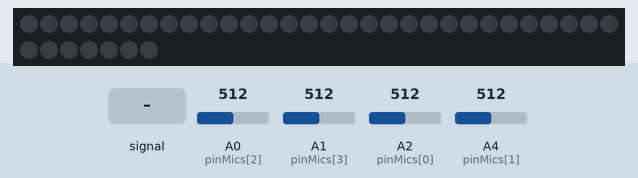
This sketch was run on a simulated Arduino Uno, built with avr-gcc and run on an emulated ATmega328P. Shown: 37 RGB LEDs in strip order, left to right, continuing on the next row. The test bench sets the inputs (shaded band); at power-on: A0 (pinMics[2]) = 512, A1 (pinMics[3]) = 512, A2 (pinMics[0]) = 512, A4 (pinMics[1]) = 512.

Above: at 1.2 s.
1.3 s: A0 (pinMics[2]) fed a 200 Hz sine of ±81 counts around its level
At 1.82 s:
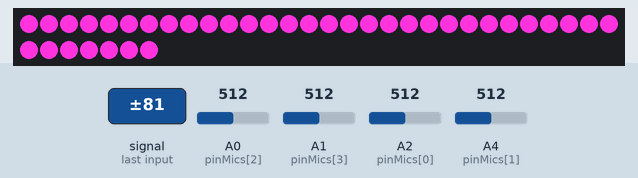
3.9 s: A1 (pinMics[3]) fed a 200 Hz sine of ±81 counts around its level
At 4.44 s:
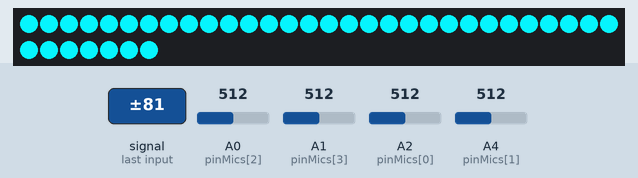
6.5 s: A2 (pinMics[0]) fed a 200 Hz sine of ±81 counts around its level
At 6.86 s:
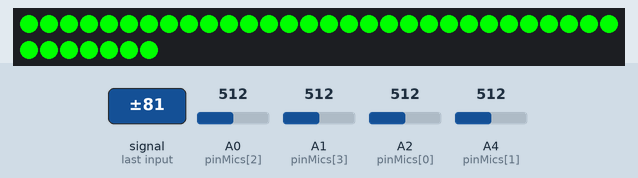
At 7.33 s:
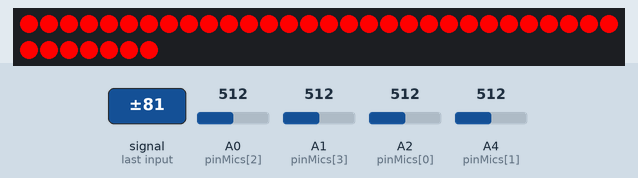
8.9 s: A0 (pinMics[2]) set to 716
10.4 s: A1 (pinMics[3]) set to 716
11.9 s: A4 (pinMics[1]) fed a 2 Hz sine of ±306 counts around its level
Timing chart, 0 to 14.9 s (numbered marks = the images above; inputs shaded):
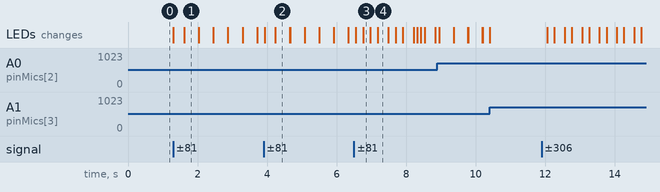

The sketch:

CAJON_MIDI_4_piezos.ino
```cpp
/*
  caja = MIC1 = A2 == red;
  bombo = MIC2 = A4 == green;
  izquierda = MIC3 = A0 == pink;
  derecha = MIC4 = A1 == blue;
*/

#include <Adafruit_NeoPixel.h>

#define PIN 2 // pin de la tira de leds

#define NUMPIXELS 37 // cantidad de leds que tiene la tira

int estado = 0;

Adafruit_NeoPixel pixels(NUMPIXELS, PIN, NEO_GRB + NEO_KHZ800);

const int cantidadMics = 4; // cantidad de piezoeléctricos
const int pinMics[] = {A2, A4, A0, A1}; // pines de los piezos
int datosMics[cantidadMics];
int i;

// deficinición de colores en RGB
uint32_t red = pixels.Color(255, 0, 0);
uint32_t green = pixels.Color(0, 255, 0);
uint32_t pink = pixels.Color(255, 51, 221);
uint32_t blue = pixels.Color (6, 241, 249);

int note;
int velocity = 100;
int noteON = 144;
int noteOFF = 128;

const int delayOn = 100;

int sensibilidadMic1 = 10;
int sensibilidadMic2 = 10;
int sensibilidadMic3 = 10;
int sensibilidadMic4 = 10;

// valor threshold de cada piezo
int pico1 = 300; //caja green
int pico2 = 55; //bombo red
int pico3 = 70; //mano izquierda pink
int pico4 = 170; //mano derecha blue

bool send1 = true;

unsigned long previousMillis;
unsigned long currentMillis;
const unsigned long intervalo = 1000;

int counter = 0;

void setup() {
  //Serial.begin(115200);

  for (int i = 0; i < cantidadMics; i++) {
    pinMode(pinMics[i], INPUT);
  }

  previousMillis = millis();

  pixels.begin();
  pixels.clear();
  pixels.show();
}

void loop() {

//imprimirDatos();

  leerPiezos();

}

void leerPiezos() {

  for (int i = 0; i < cantidadMics; i++) {
    pinMode(pinMics[i], INPUT);
    datosMics[i] = analogRead(pinMics[i]);
  }

  if (datosMics[0] > sensibilidadMic1 ||
      datosMics[1] > sensibilidadMic2 ||
      datosMics[2] > sensibilidadMic3 ||
      datosMics[3] > sensibilidadMic4 ) {

    disparo();
  }
}

void disparo() {

  for (int i = 0; i < cantidadMics; i++) {
    pinMode(pinMics[i], INPUT);
  }

   //imprimirDatos();

  if (datosMics[0] > datosMics[1] &&
      datosMics[0] > datosMics[2] &&
      datosMics[0] > datosMics[3]) {

    if (datosMics[0] > pico1) {
      mic1();
      frenarSensado();
    }
    estado = 1;
  }

  if (datosMics[1] > datosMics[0] &&
      datosMics[1] > datosMics[2] &&
      datosMics[1] > datosMics[3]) {

    if (datosMics[1] > pico2) {
      mic2();
      frenarSensado();
    }
    estado = 1;
  }

  if (datosMics[2] > datosMics[0] &&
      datosMics[2] > datosMics[1] &&
      datosMics[2] > datosMics[3]) {

    if (datosMics[2] > pico3) {
      mic3();
      frenarSensado();
    }
    estado = 1;
  }

  if (datosMics[3] > datosMics[0] &&
      datosMics[3] > datosMics[1] &&
      datosMics[3] > datosMics[2]) {

    if (datosMics[3] > pico4) {
      mic4();
      frenarSensado();
    }
    estado = 1;
  }

  switch (estado) {
    case 0:
      leerPiezos();
      break;

    case 1:
      frenarSensado();
      estado = 0;
      break;
  }


}

void mic1() {

  note = 38; // KICK ABLETON
  MIDImessage(noteON, note, velocity);

  pixels.fill(green);
  pixels.show();

  delay(delayOn);

  pixels.clear();
  pixels.show();

  MIDImessage(noteOFF, note, velocity);
}

void mic2() {

  note = 36; // SNARE ABLETON
  MIDImessage(noteON, note, velocity);

  pixels.fill(red);
  pixels.show();

  delay(delayOn);

  pixels.clear();
  pixels.show();

  MIDImessage(noteOFF, note, velocity);
}

void mic3() {

  note = 40; // HI HAT CLOSED
  MIDImessage(noteON, note, velocity);

  pixels.fill(pink);
  pixels.show();

  delay(delayOn);

  pixels.clear();
  pixels.show();

  MIDImessage(noteOFF, note, velocity);
}

void mic4() {

  note = 42; // CLAVE 808
  MIDImessage(noteON, note, velocity);

  pixels.fill(blue);
  pixels.show();

  delay(delayOn);

  pixels.clear();
  pixels.show();

  MIDImessage(noteOFF, note, velocity);
}

void frenarSensado() {
  for (int i = 0; i < cantidadMics; i++) {
    pinMode(pinMics[i], OUTPUT);
  }
}

void imprimirDatos() {
  Serial.print(" 1:");
  Serial.print(datosMics[0]);
  Serial.print(" 2:");
  Serial.print(datosMics[1]);
  Serial.print(" 3:");
  Serial.print(datosMics[2]);
  Serial.print(" 4:");
  Serial.println(datosMics[3]);
}

void MIDImessage(int command, int MIDInote, int MIDIvelocity) {
  Serial.write(command);
  Serial.write(MIDInote);
  Serial.write(MIDIvelocity);
}
```

Measured:
- after the input at 1.3 s, the LEDs: change at once (image 1)
- after the input at 3.9 s, the LEDs: change at once (image 2)
- after the input at 6.5 s, the LEDs: first change after 0.05 s (image 3 shows a later state)
- what the display in image 1 shows lasts 0.4 s, from 1.6 s to 2.0 s
